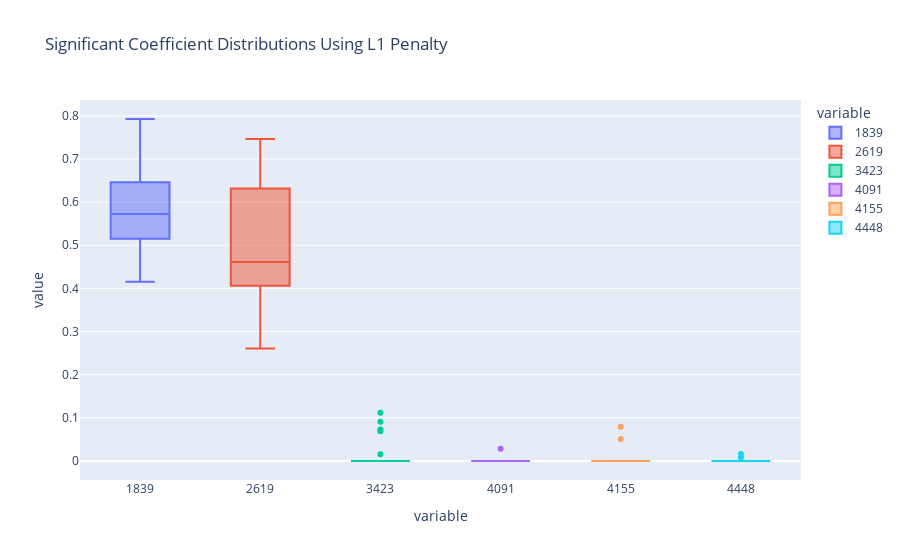

Notebook code for this chart:
### Code cell
px.box(df1_tidy,x='variable',y='value',color ='variable',title='Significant Coefficient Distributions Using L1 Penalty')

### Figure 1 — Plotly figure (JSON) as saved in the notebook; plotly's stock layout.template omitted (floating-point values rounded to 4 significant figures)
{"data": [{"alignmentgroup": "True", "hovertemplate": "variable=%{x}<br>value=%{y}<extra></extra>", "legendgroup": "1839", "marker": {"color": "#636efa"}, "name": "1839", "notched": false, "offsetgroup": "1839", "orientation": "v", "showlegend": true, "type": "box", "x": ["1839", "1839", "1839", "1839", "1839", "1839", "1839", "1839", "1839", "1839", "1839", "1839", "1839", "1839", "1839", "1839", "1839", "1839", "1839", "1839", "1839", "1839", "1839", "1839", "1839"], "x0": " ", "xaxis": "x", "y": [0.5484, 0.6704, 0.541, 0.5207, 0.6819, 0.6313, 0.5893, 0.6904, 0.7927, 0.6449, 0.5537, 0.4877, 0.6503, 0.5443, 0.4499, 0.6039, 0.4818, 0.6212, 0.5727, 0.4245, 0.7188, 0.4153, 0.5074, 0.5181, 0.6236], "y0": " ", "yaxis": "y"}, {"alignmentgroup": "True", "hovertemplate": "variable=%{x}<br>value=%{y}<extra></extra>", "legendgroup": "2619", "marker": {"color": "#EF553B"}, "name": "2619", "notched": false, "offsetgroup": "2619", "orientation": "v", "showlegend": true, "type": "box", "x": ["2619", "2619", "2619", "2619", "2619", "2619", "2619", "2619", "2619", "2619", "2619", "2619", "2619", "2619", "2619", "2619", "2619", "2619", "2619", "2619", "2619", "2619", "2619", "2619", "2619"], "x0": " ", "xaxis": "x", "y": [0.5068, 0.4605, 0.3062, 0.5619, 0.5313, 0.4183, 0.4614, 0.7172, 0.3832, 0.4746, 0.4259, 0.7464, 0.3565, 0.7194, 0.704, 0.321, 0.628, 0.4137, 0.4545, 0.6427, 0.5484, 0.7417, 0.4473, 0.3743, 0.2606], "y0": " ", "yaxis": "y"}, {"alignmentgroup": "True", "hovertemplate": "variable=%{x}<br>value=%{y}<extra></extra>", "legendgroup": "3423", "marker": {"color": "#00cc96"}, "name": "3423", "notched": false, "offsetgroup": "3423", "orientation": "v", "showlegend": true, "type": "box", "x": ["3423", "3423", "3423", "3423", "3423", "3423", "3423", "3423", "3423", "3423", "3423", "3423", "3423", "3423", "3423", "3423", "3423", "3423", "3423", "3423", "3423", "3423", "3423", "3423", "3423"], "x0": " ", "xaxis": "x", "y": [0, 0, 0, 0, 0, 0, 0, 0, 0, 0.01572, 0, 0, 0, 0, 0, 0, 0, 0.09087, 0, 0.06918, 0, 0, 0.0732, 0.1121, 0], "y0": " ", "yaxis": "y"}, {"alignmentgroup": "True", "hovertemplate": "variable=%{x}<br>value=%{y}<extra></extra>", "legendgroup": "4091", "marker": {"color": "#ab63fa"}, "name": "4091", "notched": false, "offsetgroup": "4091", "orientation": "v", "showlegend": true, "type": "box", "x": ["4091", "4091", "4091", "4091", "4091", "4091", "4091", "4091", "4091", "4091", "4091", "4091", "4091", "4091", "4091", "4091", "4091", "4091", "4091", "4091", "4091", "4091", "4091", "4091", "4091"], "x0": " ", "xaxis": "x", "y": [0, 0, 0, 0, 0, 0, 0, 0, 0, 0, 0, 0, 0, 0, 0, 0, 0, 0, 0, 0.0282, 0, 0, 0, 0, 0], "y0": " ", "yaxis": "y"}, {"alignmentgroup": "True", "hovertemplate": "variable=%{x}<br>value=%{y}<extra></extra>", "legendgroup": "4155", "marker": {"color": "#FFA15A"}, "name": "4155", "notched": false, "offsetgroup": "4155", "orientation": "v", "showlegend": true, "type": "box", "x": ["4155", "4155", "4155", "4155", "4155", "4155", "4155", "4155", "4155", "4155", "4155", "4155", "4155", "4155", "4155", "4155", "4155", "4155", "4155", "4155", "4155", "4155", "4155", "4155", "4155"], "x0": " ", "xaxis": "x", "y": [0, 0, 0, 0, 0, 0, 0, 0, 0, 0.05087, 0, 0, 0, 0, 0, 0, 0, 0, 0, 0.07945, 0, 0, 0, 0, 0], "y0": " ", "yaxis": "y"}, {"alignmentgroup": "True", "hovertemplate": "variable=%{x}<br>value=%{y}<extra></extra>", "legendgroup": "4448", "marker": {"color": "#19d3f3"}, "name": "4448", "notched": false, "offsetgroup": "4448", "orientation": "v", "showlegend": true, "type": "box", "x": ["4448", "4448", "4448", "4448", "4448", "4448", "4448", "4448", "4448", "4448", "4448", "4448", "4448", "4448", "4448", "4448", "4448", "4448", "4448", "4448", "4448", "4448", "4448", "4448", "4448"], "x0": " ", "xaxis": "x", "y": [0, 0, 0, 0, 0.008186, 0, 0, 0, 0, 0, 0, 0, 0, 0, 0.01641, 0, 0, 0, 0, 0, 0, 0, 0, 0, 0], "y0": " ", "yaxis": "y"}], "layout": {"autosize": true, "boxmode": "overlay", "legend": {"title": {"text": "variable"}, "tracegroupgap": 0}, "title": {"text": "Significant Coefficient Distributions Using L1 Penalty"}, "xaxis": {"anchor": "y", "autorange": true, "categoryarray": ["1839", "2619", "3423", "4091", "4155", "4448"], "categoryorder": "array", "domain": [0, 1], "range": [-0.5, 5.5], "title": {"text": "variable"}, "type": "category"}, "yaxis": {"anchor": "x", "autorange": true, "domain": [0, 1], "range": [-0.04404, 0.8367], "title": {"text": "value"}, "type": "linear"}}}
